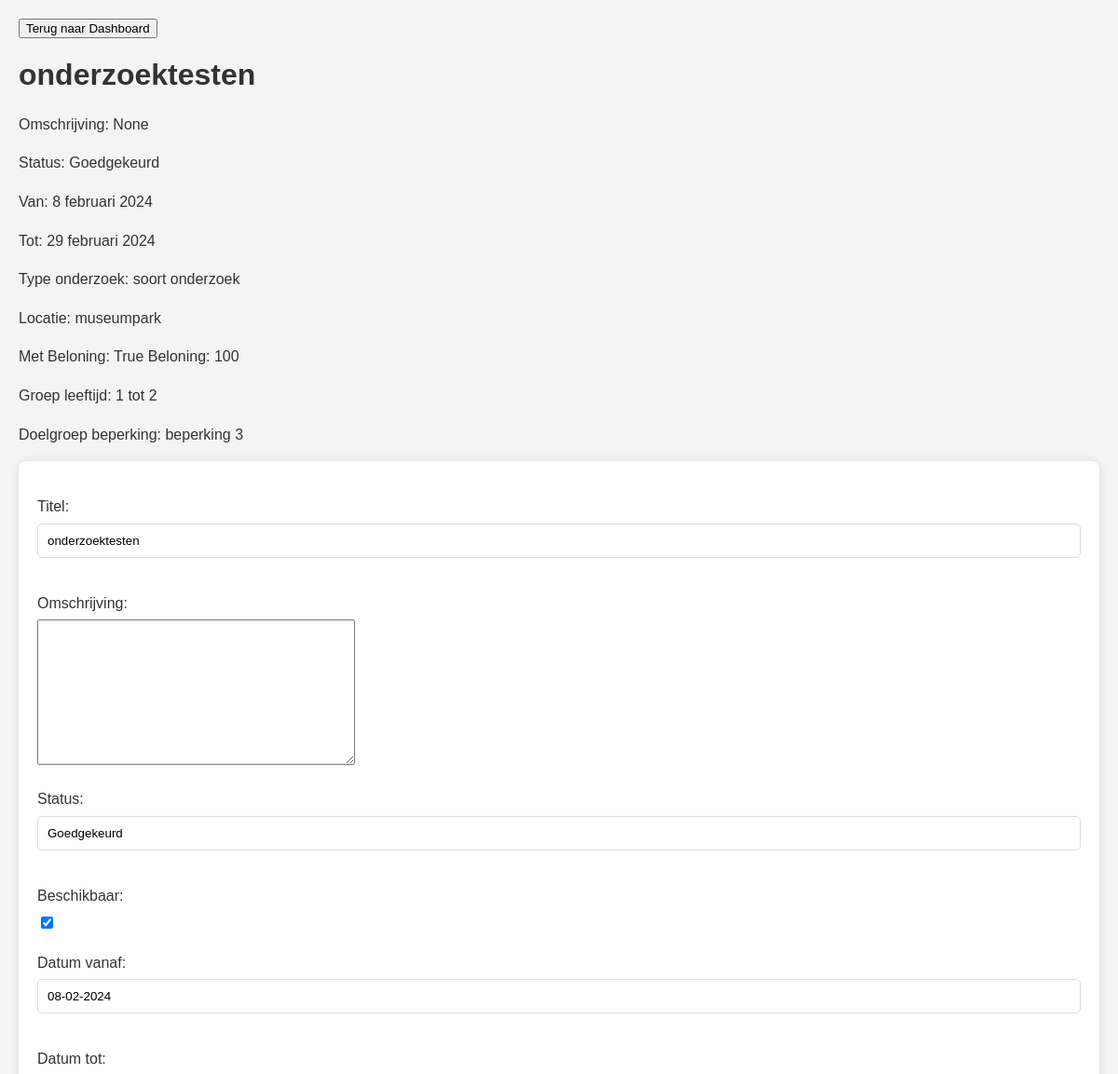
/beheerders/onderzoek/gegevens/2/ (upper part), run on an earlier commit of the app's database.
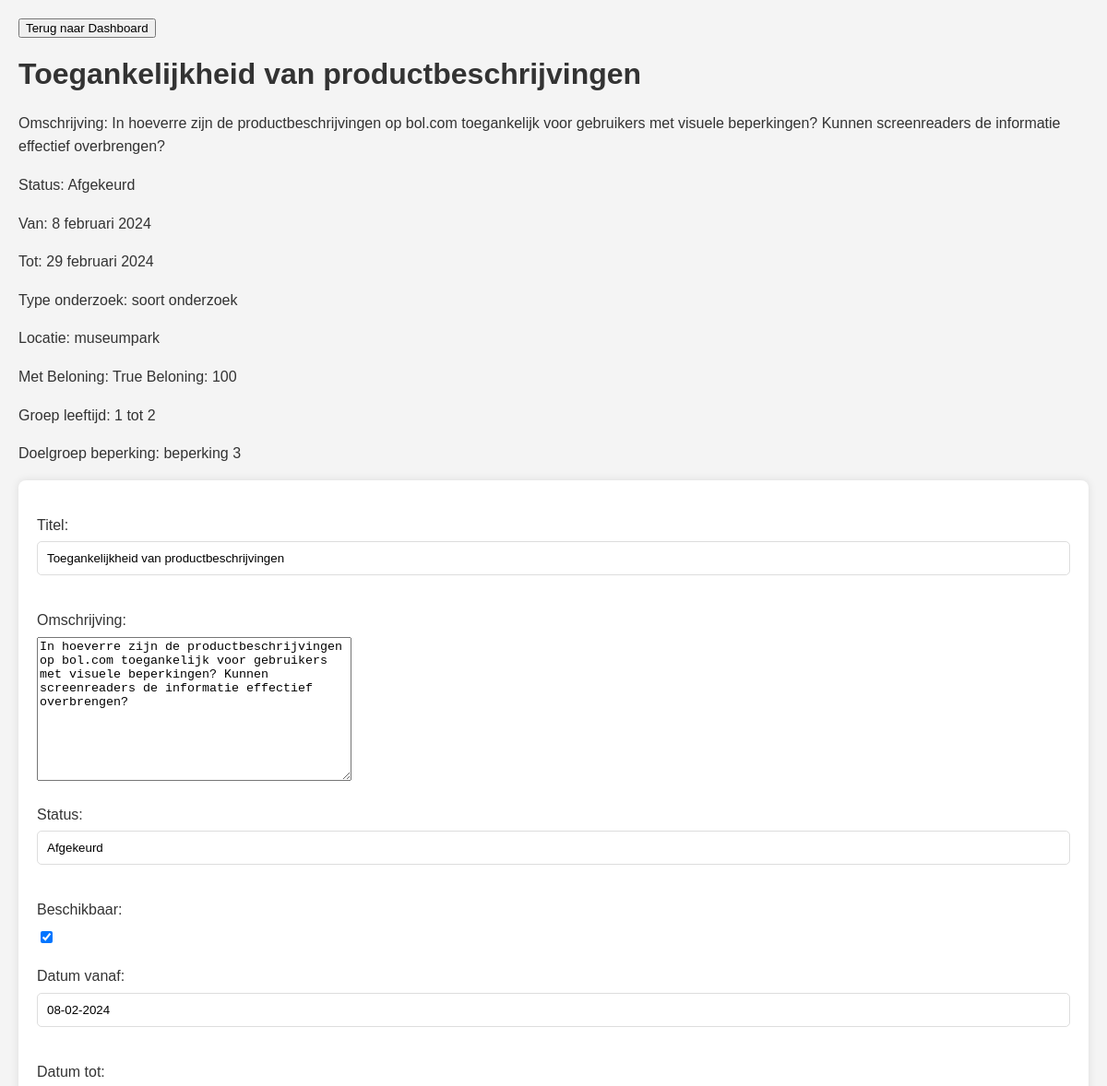
And on a later commit of the database.
### core/models.py (models this page shows)
class Onderzoek(models.Model):
    onderzoek_id = models.AutoField(primary_key=True)
    titel = models.CharField(max_length=255)
    omschrijving = models.TextField(blank=True, null=True)
    status = models.CharField(max_length=50, blank=True, null=True)
    beschikbaar = models.BooleanField(default=True)
    datum_vanaf = models.DateField(blank=True, null=True)
    datum_tot = models.DateField(blank=True, null=True)
    type_onderzoek = models.CharField(max_length=50, blank=True, null=True)
    locatie = models.CharField(max_length=255, blank=True, null=True)
    met_beloning = models.BooleanField(default=False)
    beloning = models.CharField(max_length=255, blank=True, null=True)
    doelgroep_leeftijd_van = models.IntegerField(blank=True, null=True)
    doelgroep_leeftijd_tot = models.IntegerField(blank=True, null=True)
    doelgroep_beperking = models.CharField(max_length=255, blank=True, null=True)
    organisatie = models.ForeignKey(Organisaties, on_delete=models.CASCADE)
    class Meta:
        db_table = 'Onderzoek'

### beheerders/views.py (the view)
# urls.py: path('onderzoek/gegevens/<int:pk>/', views.onderzoek_gegevens, name='onderzoek_gegevens'),
def onderzoek_gegevens(request, pk):
    onderzoek = get_object_or_404(Onderzoek, pk=pk)
    form = OnderzoekForm(instance=onderzoek)
    return render(request, 'onderzoek_gegevens.html', {'onderzoek': onderzoek, 'form': form})

### beheerders/forms.py
class OnderzoekForm(ModelForm):
    class Meta:
        model = Onderzoek
        fields = '__all__'

### core/models.py (called while the page is built)
    def __str__(self):
        return self.naam

### beheerders/templates/onderzoek_gegevens.html (shortened to what this page needs)
<!DOCTYPE html>
<html lang="nl">
<head>
</head>
<body>
<button onclick="location.href='{% url 'dashboard_beheer' %}';" class="terug-knop">Terug naar Dashboard</button>
<div id="onderzoek-{{ onderzoek.pk }}">
    <h1>{{ onderzoek.titel }}</h1>
    <p>Omschrijving: {{ onderzoek.omschrijving }}</p>
    <p>Status: {{ onderzoek.status }}</p>
    <p>Van: {{ onderzoek.datum_vanaf }}</p>
    <p>Tot: {{ onderzoek.datum_tot }}</p>
    <p>Type onderzoek: {{ onderzoek.type_onderzoek }}</p>
    <p>Locatie: {{ onderzoek.locatie }}</p>
    <p>Met Beloning: {{ onderzoek.met_beloning }} Beloning: {{ onderzoek.beloning }}</p>
    <p>Groep leeftijd: {{ onderzoek.doelgroep_leeftijd_van }} tot {{ onderzoek.doelgroep_leeftijd_tot }}</p>
    <p>Doelgroep beperking: {{ onderzoek.doelgroep_beperking }}</p>
    </div>
<form id="onderzoekForm">
    {{ form.as_p }}
</form>
</body>
</html>

What changed in the data, as far as the page shows it:
changed Onderzoek "soort onderzoek": titel "onderzoektesten" → "Toegankelijkheid van productbeschrijvingen"; omschrijving "None" → "In hoeverre zijn de productbeschrijvingen op bol.com toegankelijk voor gebruikers met visuele beperkingen? Kunnen screenreaders de informatie effectief overbrengen?"; status "Goedgekeurd" → "Afgekeurd"; omschrijving (not shown) → "In hoeverre zijn de productbeschrijvingen op bol.com toegankelijk voor gebruikers met visuele beperkingen? Kunnen screenreaders de informatie effectief overbrengen?"
